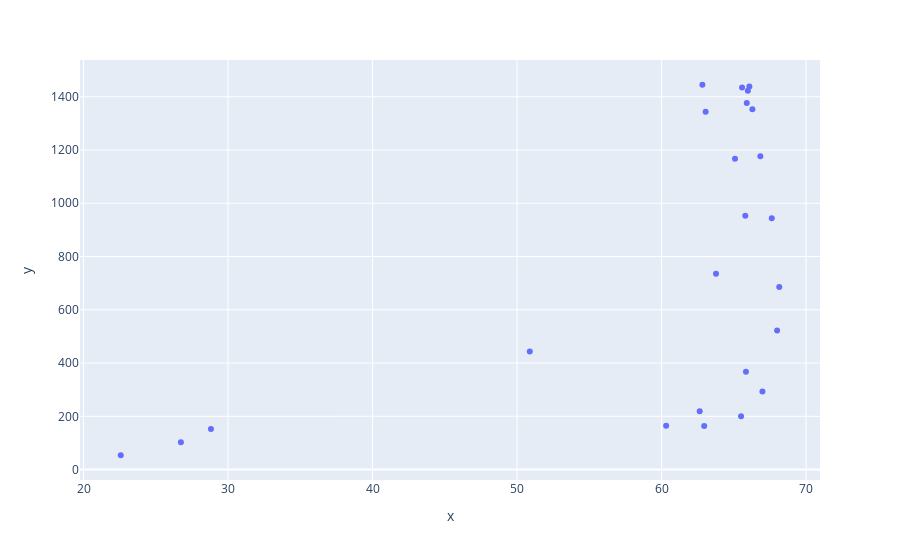

Notebook code cell kept with this figure:
### Code cell
data = df_sun
fig = px.scatter(x = df_sun['AVG_speed'], y = df_sun['AVG_flow'])
fig.show()

### Figure 1 — Plotly figure (JSON) as saved in the notebook; plotly's stock layout.template omitted (floating-point values rounded to 4 significant figures)
{"data": [{"hovertemplate": "x=%{x}<br>y=%{y}<extra></extra>", "legendgroup": "", "marker": {"color": "#636efa", "symbol": "circle"}, "mode": "markers", "name": "", "orientation": "v", "showlegend": false, "type": "scatter", "x": [66.98, 65.5, 62.95, 60.32, 62.64, 65.84, 67.99, 68.14, 67.63, 66.84, 66.29, 65.9, 66.08, 65.97, 65.57, 62.83, 63.05, 65.08, 65.79, 63.77, 50.88, 28.81, 26.74, 22.57], "xaxis": "x", "y": [293.4, 200, 163.8, 164.6, 218.9, 367.8, 522.2, 685.3, 943.9, 1177.0, 1353.0, 1377.0, 1439.0, 1423.0, 1434.0, 1445.0, 1344.0, 1167.0, 953.5, 735.2, 443.1, 152.3, 103.0, 53.75], "yaxis": "y"}], "layout": {"autosize": true, "legend": {"tracegroupgap": 0}, "margin": {"t": 60}, "xaxis": {"anchor": "y", "autorange": true, "domain": [0, 1], "range": [19.88, 70.84], "title": {"text": "x"}, "type": "linear"}, "yaxis": {"anchor": "x", "autorange": true, "domain": [0, 1], "range": [-53.98, 1553.0], "title": {"text": "y"}, "type": "linear"}}}
